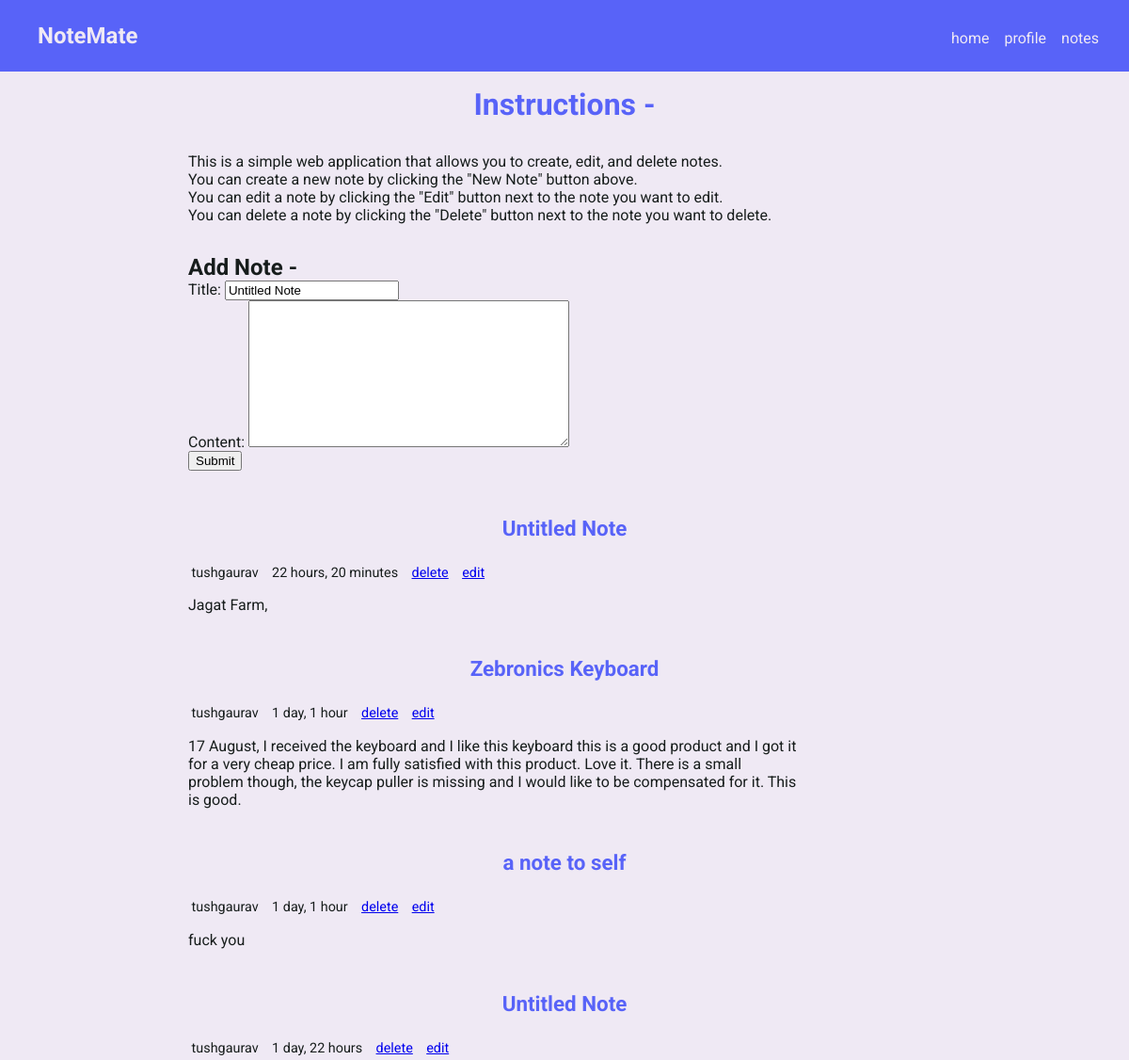
Page /add/ (upper part) on the earlier database version.
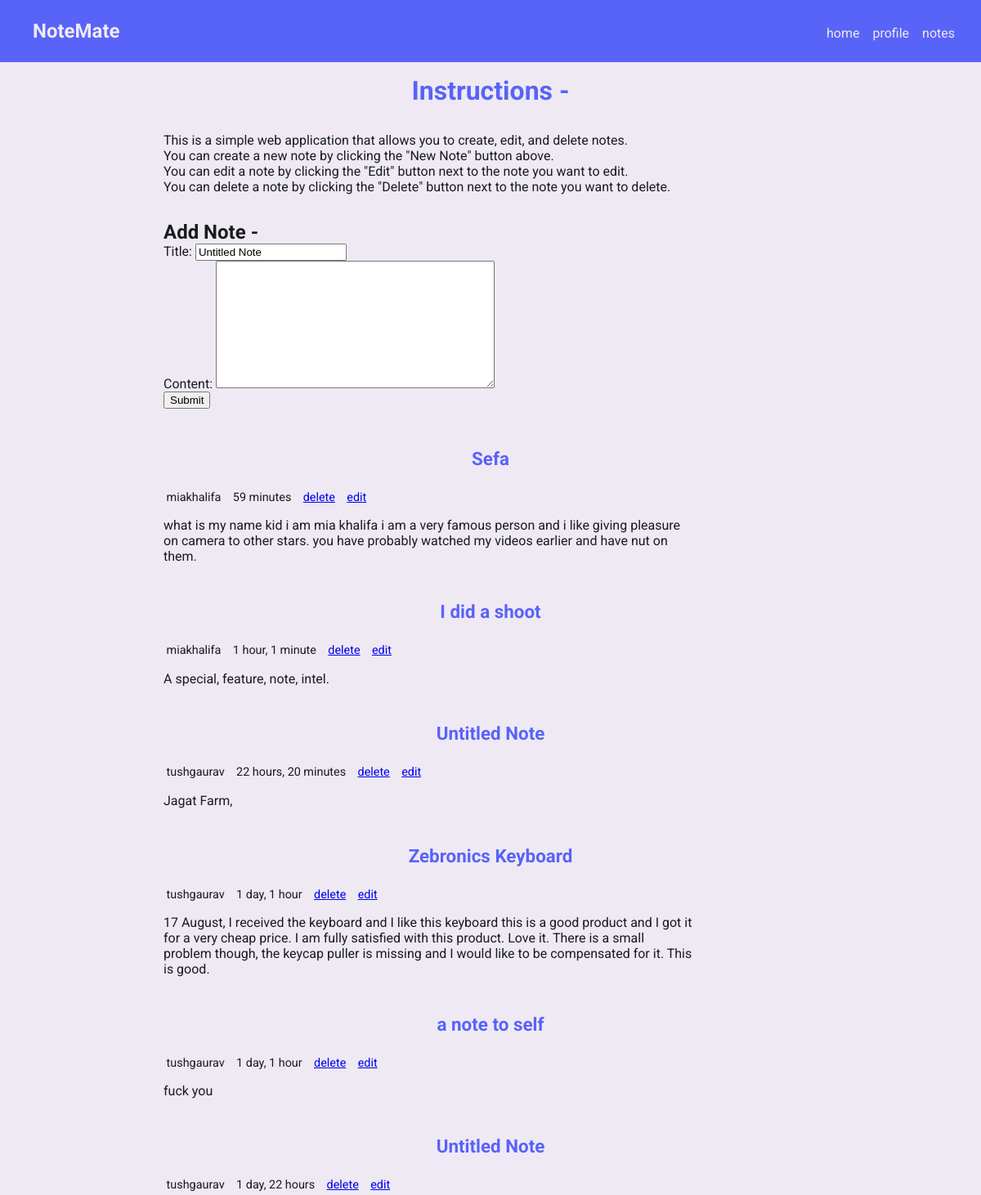
Same page on the later database version.
### notes/models.py (models this page shows, shortened)
class Note(models.Model):
    user = models.ForeignKey(User, on_delete=models.CASCADE)
    title = models.CharField(max_length=255, default="Untitled Note")
    content = models.TextField()
    date_added = models.DateTimeField(auto_now_add=True)
    date_updated = models.DateTimeField(auto_now=True)
    class Meta:
        ordering = ['-date_updated', '-date_added']

### notes/views.py (the view, shortened to what this page needs)
# urls.py: path('add/', views.createNote, name='add_note'),
def createNote(request):
    notes = Note.objects.all()
    form = NoteForm()
    context = {
        'form': form,
        'notes': notes,
    }
    return render(request, 'notes/add_note.html', context)

### notes/forms.py
class NoteForm(ModelForm):
    class Meta:
        model = Note
        fields = '__all__'
        exclude = ['user']

### notes/templates/notes/add_note.html (shortened to what this page needs)
{% extends 'base_template.html' %}
{% block content %}
{% include 'navbar.html' %}
<div class="container">
    <div class="row">
        <h1>Instructions - </h1>
        <p>
                This is a simple web application that allows you to create, edit, and delete notes.
            </p>
            <p>
                You can create a new note by clicking the "New Note" button above.
            </p>
            <p>
                You can edit a note by clicking the "Edit" button next to the note you want to edit.
            </p>
            <p>
                You can delete a note by clicking the "Delete" button next to the note you want to delete.
            </p>
    </div>
    <div class="row">
    <h2>Add Note -</h2>
    <form method="POST" action="">
        {{ form.as_p }}
        <input type="submit" value="Submit">
    </form></div>
    <div class="row">
        <div class="notes">
            {% for note in notes %}
            <div class="note">
                <h1>{{ note.title }}</h1>
                <div class="note_info">
                    <p>{{ note.user }}</p>
                    <p>{{ note.date_updated | timesince }}</p>
                <p><a href="{% url 'delete' note.id %}">delete</a></p>
                <p><a href="{% url 'edit' note.id %}">edit</a></p>
                </div>
                <p class="content">{{ note.content }}</p>
            </div>
            {% endfor %}
        </div>
    </div>
</div>
{% endblock %}

Differences in the rows shown:
added Note: title "Sefa", user "miakhalifa", date_updated "59 minutes", content "what is my name kid i am mia khalifa i am a very famous person and i like giving pleasure on camera to other stars. you have probably watched my videos earlier and have nut on them."
added Note: title "I did a shoot", user "miakhalifa", date_updated "1 hour, 1 minute", content "A special, feature, note, intel."
